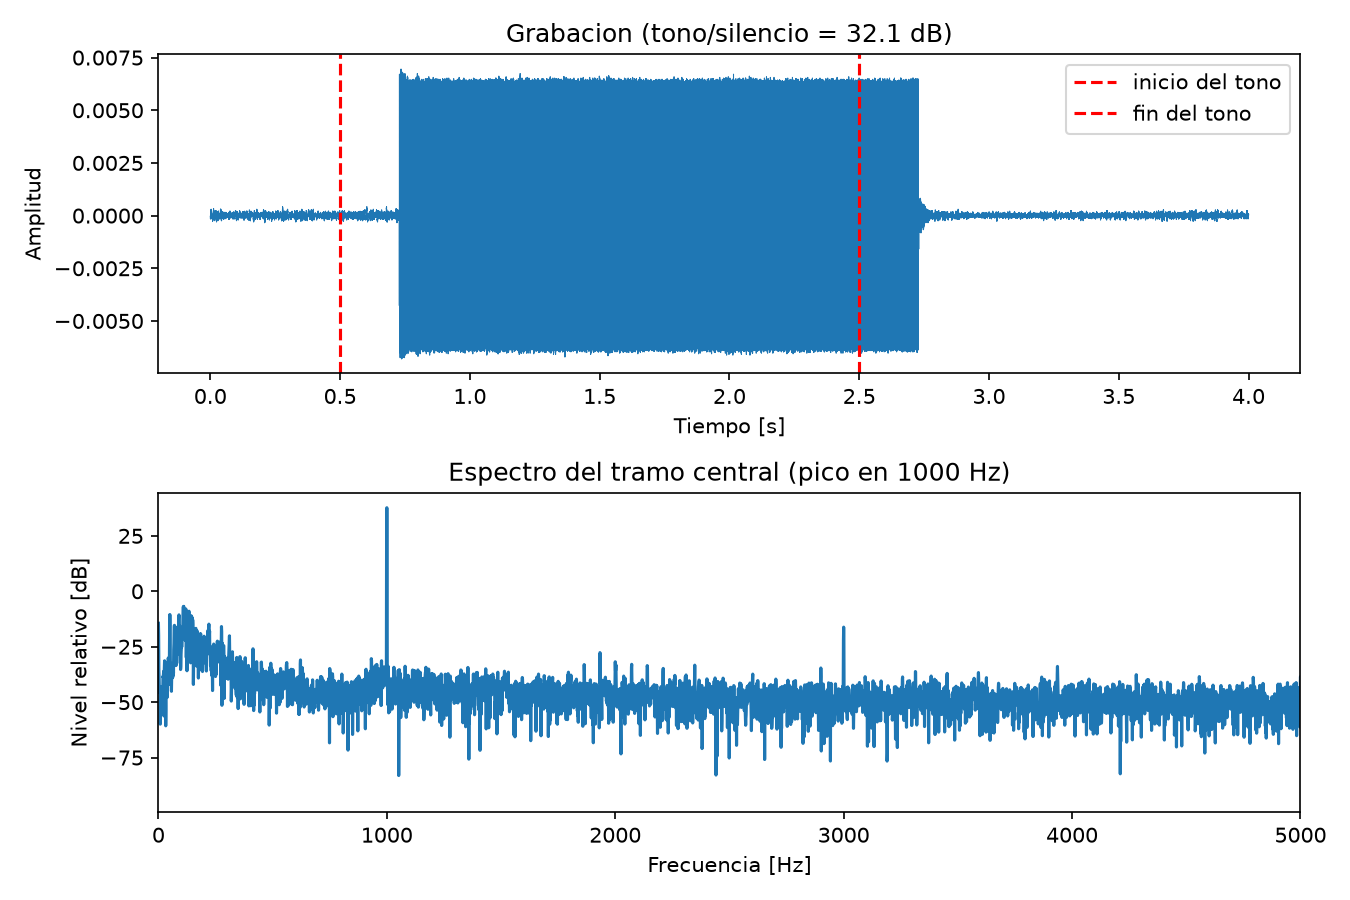

The Python source for this figure:
"""Prueba real de play_and_record con parlante y microfono (M1)."""

import matplotlib.pyplot as plt
import numpy as np
import sounddevice as sd

from app.services.audio_io import PRE_ROLL_S, play_and_record

FS = 48000  # frecuencia de muestreo (Hz)
FRECUENCIA_HZ = 1000.0  # frecuencia del tono de prueba
DURACION_TONO_S = 2.0
AMPLITUD = 0.2  # baja, para no saturar ni exigir al parlante
RECORD_DURATION_S = 4.0

# BEHRINGER UMC 202HD (MME): entrada 1, salida 5 (numeros de sd.query_devices())
sd.default.device = (1, 5)
print("Entrada:", sd.query_devices(1)["name"])
print("Salida: ", sd.query_devices(5)["name"])


def rms(x: np.ndarray) -> float:
    """Valor eficaz (RMS) de una senal."""
    return float(np.sqrt(np.mean(x**2)))


t = np.arange(int(DURACION_TONO_S * FS)) / FS
tono = AMPLITUD * np.sin(2 * np.pi * FRECUENCIA_HZ * t)

grabacion = play_and_record(tono, FS, RECORD_DURATION_S)

esperadas = int(RECORD_DURATION_S * FS)
print(f"Muestras grabadas: {grabacion.shape[0]} (esperadas: {esperadas})")

# Tramo de silencio (antes de que empiece el tono) y tramo central del tono
silencio = grabacion[int(0.2 * PRE_ROLL_S * FS) : int(0.8 * PRE_ROLL_S * FS)]
centro = grabacion[int((PRE_ROLL_S + 0.5) * FS) : int((PRE_ROLL_S + 1.5) * FS)]

relacion_db = 20 * np.log10(rms(centro) / max(rms(silencio), 1e-12))

espectro = np.abs(np.fft.rfft(centro * np.hanning(len(centro))))
frecuencias = np.fft.rfftfreq(len(centro), d=1 / FS)
f_dominante = frecuencias[np.argmax(espectro)]

print(f"RMS silencio: {rms(silencio):.5f}")
print(f"RMS tono:     {rms(centro):.5f}")
print(f"Relacion tono/silencio: {relacion_db:.1f} dB")
print(f"Frecuencia dominante: {f_dominante:.1f} Hz (esperada: {FRECUENCIA_HZ:.0f} Hz)")
print(f"Pico de la grabacion: {np.max(np.abs(grabacion)):.3f}")
t_grabacion = np.arange(grabacion.shape[0]) / FS
fig, (ax1, ax2) = plt.subplots(2, 1, figsize=(9, 6))

ax1.plot(t_grabacion, grabacion, linewidth=0.5)
ax1.axvline(PRE_ROLL_S, color="r", linestyle="--", label="inicio del tono")
ax1.axvline(PRE_ROLL_S + DURACION_TONO_S, color="r", linestyle="--", label="fin del tono")
ax1.set_xlabel("Tiempo [s]")
ax1.set_ylabel("Amplitud")
ax1.set_title(f"Grabacion (tono/silencio = {relacion_db:.1f} dB)")
ax1.legend()

ax2.plot(frecuencias, 20 * np.log10(espectro + 1e-12))
ax2.set_xlim(0, 5000)
ax2.set_xlabel("Frecuencia [Hz]")
ax2.set_ylabel("Nivel relativo [dB]")
ax2.set_title(f"Espectro del tramo central (pico en {f_dominante:.0f} Hz)")

fig.tight_layout()
fig.savefig("docs/m1/prueba_play_and_record.png", dpi=150)
print("Grafico guardado en docs/m1/prueba_play_and_record.png")
